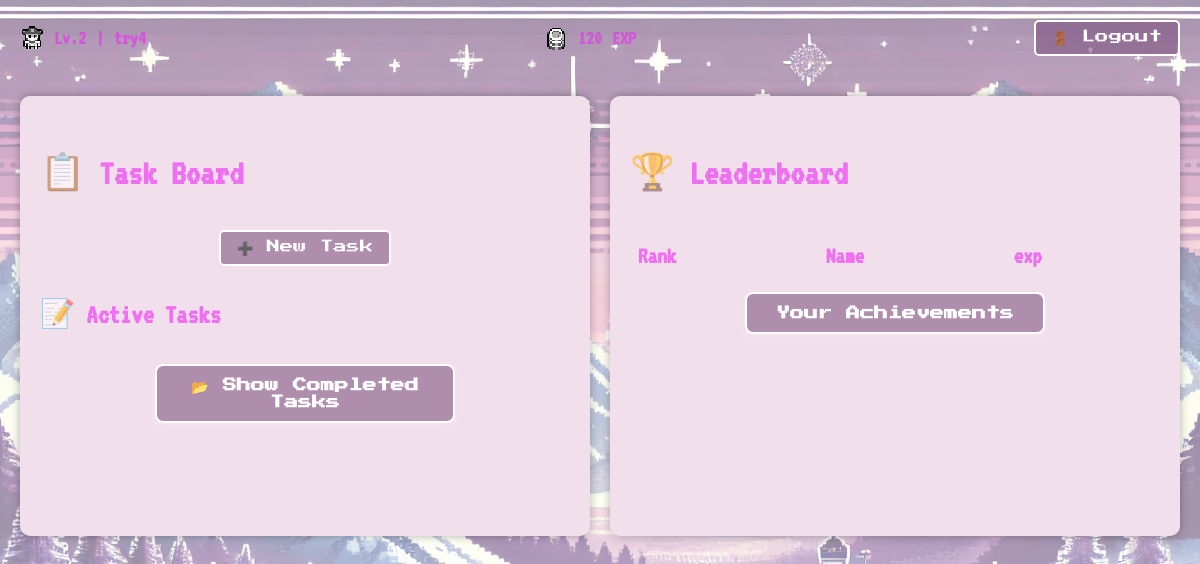
The page /dashboard/ (signed in) on the database its author committed.
### timehero/models.py (models this page shows, shortened)
class User(AbstractUser):
    level = models.IntegerField(default=1)
    exp = models.IntegerField(default=0)
    hp = models.IntegerField(default=5)
    achievements = models.ManyToManyField('Achievement', through='AchievementProgress')
    groups = models.ManyToManyField(Group,
                                    verbose_name='groups',
                                    blank=True,
                                    help_text='The groups this user belongs to. A user will get all permissions granted to each of their groups.',
                                    related_name="timehero_user_groups",
                                    related_query_name="user",)
    user_permissions = models.ManyToManyField(Permission,
                                    verbose_name='user permissions',
                                    blank=True,
                                    help_text='Specific permissions for this user.',
                                    related_name="timehero_user_permissions",
                                    related_query_name="user",)
    security_question = models.CharField(max_length=255, blank=True)
    security_answer = models.CharField(max_length=255, blank=True)
    email = models.EmailField(unique=True)
    security_answer_attempts = models.IntegerField(default=0)
    is_locked = models.BooleanField(default=False)
    last_attempt_time = models.DateTimeField(null=True, blank=True)

### timehero/views.py (the view)
# urls.py: path("dashboard/", dashboard_view, name="dashboard"),
@login_required  # must login
def dashboard_view(request):
    tasks = Task.objects.filter(user=request.user)  # get all tasks
    tasks = process_tasks_for_dashboard(tasks)
    return render(request, "dashboard.html")

### timehero/services.py (called while the page is built)
def process_tasks_for_dashboard(tasks):
    for task in tasks:
        task.tags_list = (
            [tag.strip() for tag in task.tags.split(",")] if task.tags else []
        )
        task.checklist_items = (
            [item.strip() for item in task.checklist.split("\n")]
            if task.checklist
            else []
        )
        task.notes_content = task.notes.strip() if task.notes else ""
    return tasks

### timehero/templates/dashboard.html (shortened to what this page needs)
{% load static %}
<!DOCTYPE html>
<html lang="en">
<head>
    <link rel="stylesheet" href="{% static 'css/pixel.css' %}">
    <link rel="stylesheet" href="{% static 'css/dashboard.css' %}">
    <link rel="stylesheet" href="https://cdn.jsdelivr.net/npm/flatpickr/dist/flatpickr.min.css">
</head>
<body class="dashboard-container">
    <div class="status-bar">
        <div class="status-item">
            <img src="{% static 'sprites/hero.png' %}" class="pixel-icon">
            <span id="level">Lv.{{ user.level }}</span> | <span>{{ user.username }}</span>
        </div>
        <div class="status-item">
            <img src="{% static 'sprites/coins.png' %}" class="pixel-icon">
            <span id="exp">{{ user.exp }}</span> EXP
        </div>
        <div class="status-item logout">
            <form action="{% url 'logout' %}?next={% url 'index' %}" method="post">
                <button type="submit" class="pixel-btn logout-btn">🚪 Logout</button>
            </form>
        </div>
    </div>
    <div class="main-content flex">
        <div class="task-board" id="task-board">
            <h2 class="pixel-title">📋 Task Board</h2>
            <button class="pixel-btn" onclick="openTaskModal()">➕ New Task</button>
            <div class="task-list-container">
                <div id="active-tasks">
                    <h3>📝 Active Tasks</h3>
                </div>
                <button class="pixel-btn toggle-completed-btn" onclick="toggleCompletedTasks()">📂 Show Completed
                    Tasks</button>
            </div>
        </div>
        <div id="leaderboard-container" class="task-board">
            <h2 class="pixel-title">🏆 Leaderboard</h2>
            <ul class="leaderboard">
                <table class="table">
                    <thead>
                        <tr>
                            <th>Rank</th>
                            <th>Name</th>
                            <th>exp</th>
                        </tr>
                    </thead>
                </table>
                <button class="achievements-button">Your Achievements</button>
            </div>
        </div>
</body>
</html>

### timehero/static/css/pixel.css (style rules this page uses)
body { background: #f4f0f0; color: rgb(198, 255, 209); font-family: 'Press Start 2P', cursive; font-size: 16px; line-height: 1.5; display: flex; flex-direction: column; justify-content: center; align-items: center; height: 100vh; margin: 0; }
.pixel-btn, .complete-task-btn, .toggle-completed-btn, .achievements-button { display: block; margin: 10px auto; text-decoration: none; text-align: center; color: white; background-color: rgba(125, 80, 127, 0.566); border: 2px solid #fff; border-radius: 5px; padding: 8px 16px; font-family: 'Press Start 2P', cursive; }
.pixel-icon { width: 24px; height: 24px; image-rendering: pixelated; }

### timehero/static/css/dashboard.css (style rules this page uses)
body { display: block; background: #1a1a1a; color: rgba(236, 43, 243, 0.616); font-family: 'VT323', monospace; font-size: 24px; margin: 0; padding: 0; }
.dashboard-container { position: relative; background: url('/static/image/backgd.webp') no-repeat center center fixed; background-size: cover; width: 100vw; height: 100vh; }
.dashboard-container::after { content: ""; position: absolute; top: 0; left: 0; width: 100%; height: 100%; background: rgba(255, 255, 255, 0.5); z-index: -1; }
.status-bar { display: flex; justify-content: space-between; align-items: center; padding: 10px 20px; font-size: 20px; font-weight: bold; width: 100%; box-sizing: border-box; overflow: hidden; }
.status-item { display: flex; align-items: center; gap: 10px; }
.main-content { display: flex; justify-content: space-between; align-items: flex-start; flex: 1; padding: 20px; gap: 20px; overflow: auto; }
#task-board, #leaderboard-container { flex: 1; padding: 20px; background: #f2dfec;; border-radius: 10px; box-shadow: 0 0 10px rgba(0, 0, 0, 0.3); min-height: 400px; }
.leaderboard { list-style: none; padding-left: 0; }
.modal .pixel-btn,.achievements-button { width: 100%; padding: 10px; margin-top: 10px; background-color: rgba(125, 80, 127, 0.566); color: white; border: none; border-radius: 5px; cursor: pointer; font-weight: bold; }
.task-list-container { margin-top: 20px; }
.complete-task-btn, .toggle-completed-btn,.achievements-button { width: 90%; max-width: 300px; padding: 12px; font-size: 14px; color: white; background-color: rgba(125, 80, 127, 0.566); border: 2px solid #fff; font-weight: bold; border-radius: 8px; cursor: pointer; text-align: center; display: flex; justify-content: center; align-items: center; margin: 10px auto; box-shadow: 0px 4px 8px rgba(255, 255, 255, 0.2); }
.table { border-collapse: collapse; width: 100%; }
.table th, .table td { border: none; padding: 8px; text-align: left; }

### rows shown on the page
User: level "2", username "try4", exp "120"
